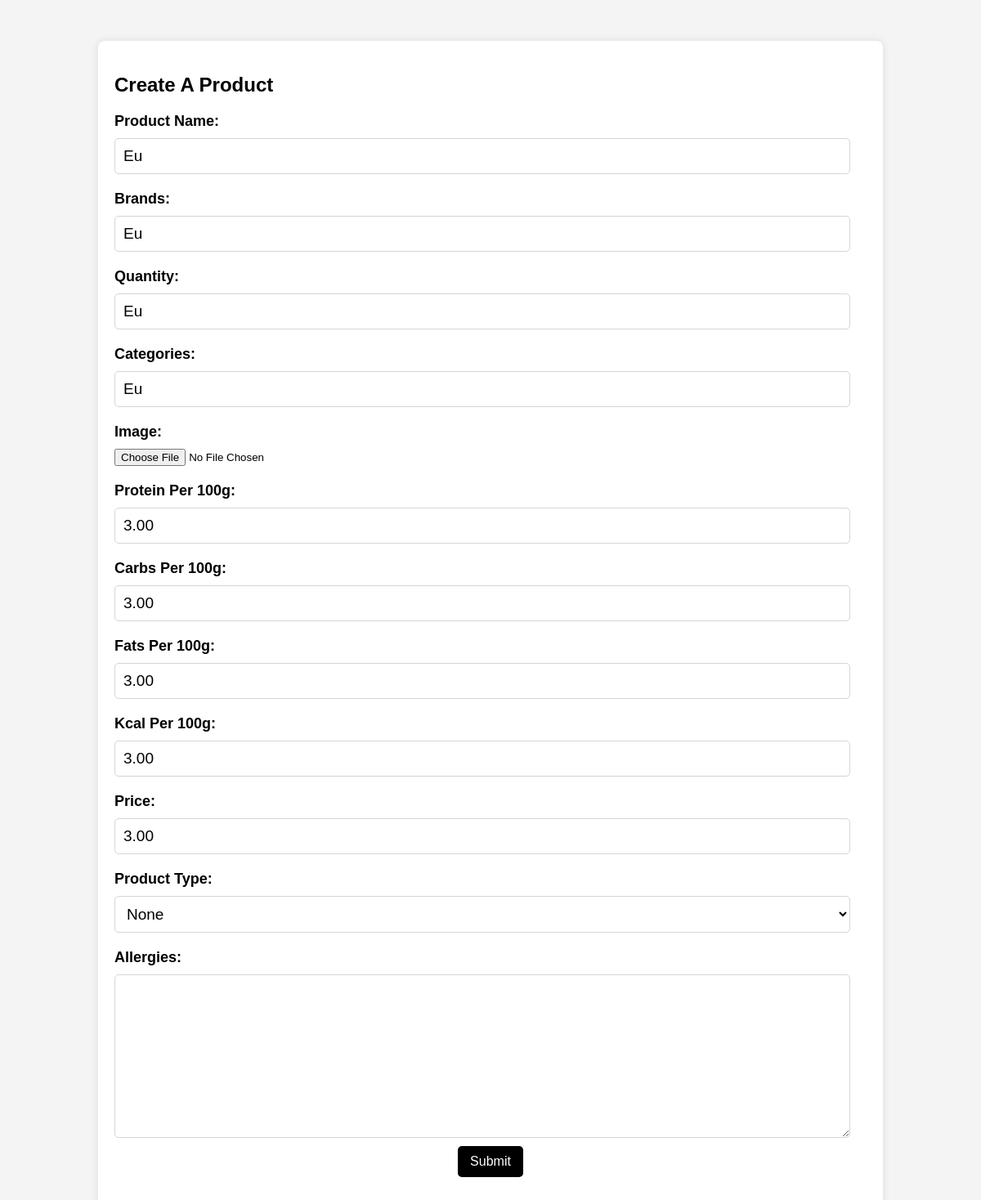
/my-products/6/edit/ (signed in), run on an earlier commit of the app's database.
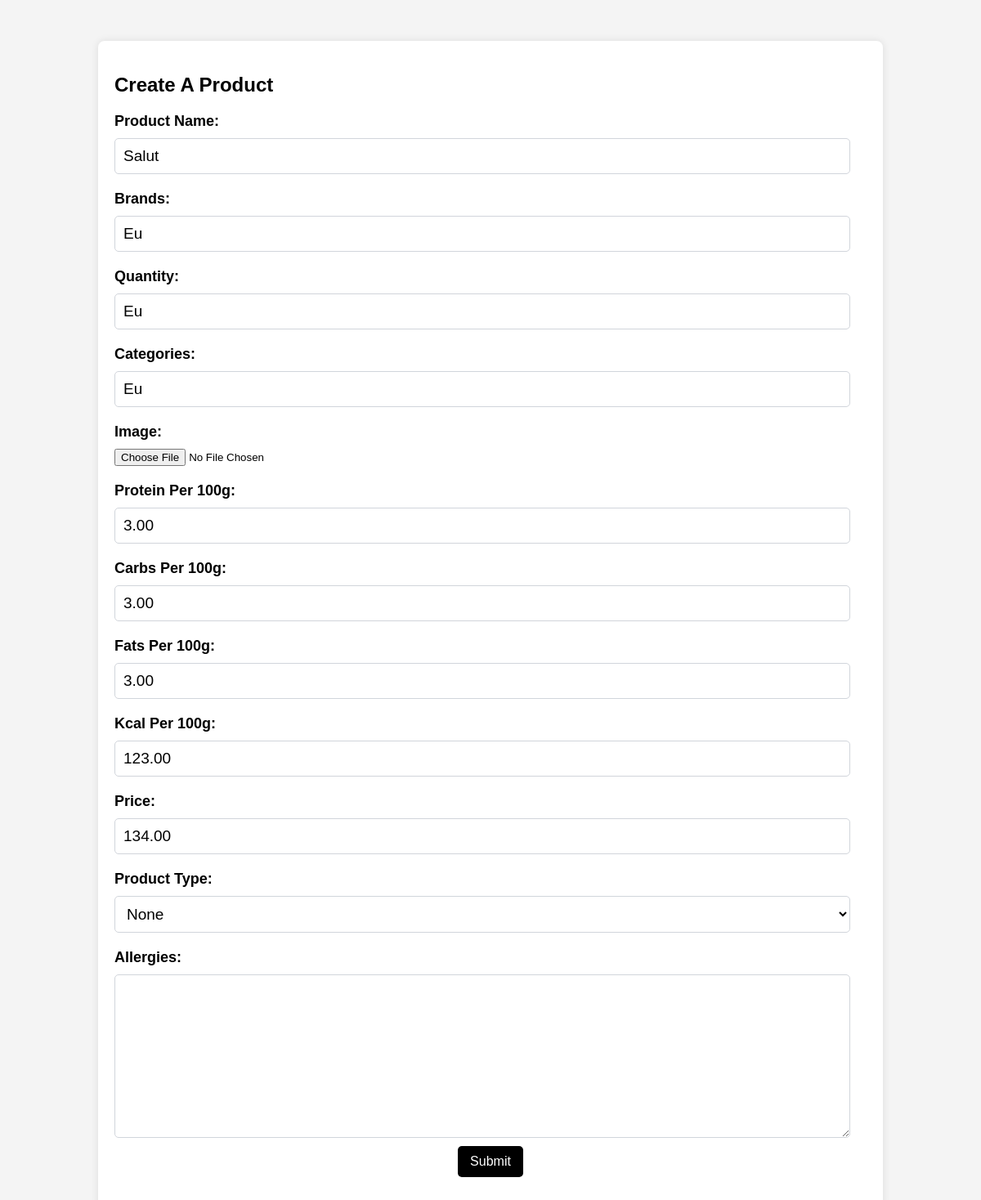
And on a later commit of the database.
### WellnessCorner/models.py (models this page shows, shortened)
class PendingProduct(models.Model):
    PRODUCT_TYPES = (
        ('None', 'None'),
        ('lactate', 'Lactate'),
        ('carne', 'Carne'),
        ('legume', 'Legume'),
        ('fructe', 'Fructe'),
    )
    user = models.ForeignKey(settings.AUTH_USER_MODEL, on_delete=models.CASCADE, null=True, blank=True)
    product_name = models.CharField(max_length=100)
    brands = models.CharField(max_length=100)
    quantity = models.CharField(max_length=50)
    categories = models.CharField(max_length=200)
    image = models.ImageField(upload_to='pending_product_images/', null=True, blank=True)
    protein_per_100g = models.DecimalField(max_digits=10, decimal_places=2, null=True, blank=True)
    carbs_per_100g = models.DecimalField(max_digits=10, decimal_places=2, null=True, blank=True)
    fats_per_100g = models.DecimalField(max_digits=10, decimal_places=2, null=True, blank=True)
    kcal_per_100g = models.DecimalField(max_digits=10, decimal_places=2, null=True, blank=True)
    price = models.DecimalField(max_digits=10, decimal_places=2, null=True, blank=True)
    product_type = models.CharField(max_length=20, choices=PRODUCT_TYPES, default='None')
    allergies = models.TextField(null=True, blank=True)
    user_rating = models.DecimalField(max_digits=3, decimal_places=1, null=True, blank=True)
    approved = models.BooleanField(default=False)

### WellnessCorner/views.py (the view)
# urls.py: path('my-products/<int:pk>/edit/', views.edit_product, name='edit_product'),
@login_required
def edit_product(request, pk):
    pending_product = get_object_or_404(PendingProduct, pk=pk)
    if request.method == 'POST':
        form = ProductForm(request.POST, request.FILES, instance=pending_product)
        if form.is_valid():
            product_exists = Product.objects.filter(product_name=form.cleaned_data['product_name']).exists()
            api_product_exists = ApiProduct.objects.filter(product_name=form.cleaned_data['product_name']).exists()
            if product_exists or api_product_exists:
                messages.error(request, f'A product with the name "{form.cleaned_data["product_name"]}" already exists.')
                return render(request, 'create.html', {'form': form})  # Render the page with the form and error message
            else:
                form.save()
                return redirect('my_products')
    else:
        form = ProductForm(instance=pending_product)
    return render(request, 'edit_product.html', {'form': form})

### WellnessCorner/forms.py (shortened to what this page needs)
class ProductForm(forms.ModelForm):
    class Meta:
        model = PendingProduct
        fields = ['product_name', 'brands', 'quantity', 'categories', 'image', 'protein_per_100g', 'carbs_per_100g', 'fats_per_100g', 'kcal_per_100g', 'price', 'product_type', 'allergies']
        widgets = {
            'image': forms.FileInput(attrs={'accept': 'image/*'}),  # Add an accept attribute to limit file types to images
        }

### templates/edit_product.html (shortened to what this page needs)
{% load static %}
<!DOCTYPE html>
<html>
<head>
    <link rel="stylesheet" href="{% static 'post-form.css' %}">
</head>
<body>
    <div class="wrapper profile">
        <div class="profile-container">
            <div class="col-right">
  <h2>Create a product</h2>
  <form method="post" enctype="multipart/form-data">
    <label for="{{ form.product_name.id_for_label }}">Product Name:</label>
    {{ form.product_name }}
    <label for="{{ form.brands.id_for_label }}">Brands:</label>
    {{ form.brands }}
    <label for="{{ form.quantity.id_for_label }}">Quantity:</label>
    {{ form.quantity }}
    <label for="{{ form.categories.id_for_label }}">Categories:</label>
    {{ form.categories }}
    <label for="{{ form.image.id_for_label }}">Image:</label>
    {{ form.image }}
    <label for="{{ form.protein_per_100g.id_for_label }}">Protein per 100g:</label>
    {{ form.protein_per_100g }}
    <label for="{{ form.carbs_per_100g.id_for_label }}">Carbs per 100g:</label>
    {{ form.carbs_per_100g }}
    <label for="{{ form.fats_per_100g.id_for_label }}">Fats per 100g:</label>
    {{ form.fats_per_100g }}
    <label for="{{ form.kcal_per_100g.id_for_label }}">Kcal per 100g:</label>
    {{ form.kcal_per_100g }}
    <label for="{{ form.price.id_for_label }}">Price:</label>
    {{ form.price }}
    <label for="{{ form.product_type.id_for_label }}">Product Type:</label>
    {{ form.product_type }}
    <label for="{{ form.allergies.id_for_label }}">Allergies:</label>
    {{ form.allergies }}
    <button type="submit">Submit</button>
</form>
</div>
</div>
</div>

What changed in the data, as far as the page shows it:
changed PendingProduct "eu": product_name "eu" → "salut"; kcal_per_100g "3.00" → "123.00"; price "3.00" → "134.00"
